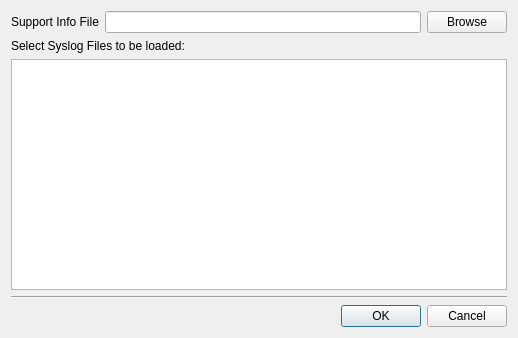
<?xml version="1.0" encoding="UTF-8"?>
<ui version="4.0">
 <class>SupportInfoOpenDialog</class>
 <widget class="QDialog" name="SupportInfoOpenDialog">
  <property name="geometry">
   <rect>
    <x>0</x>
    <y>0</y>
    <width>518</width>
    <height>338</height>
   </rect>
  </property>
  <property name="windowTitle">
   <string>Open Support Info</string>
  </property>
  <layout class="QVBoxLayout" name="verticalLayout">
   <item>
    <layout class="QHBoxLayout" name="horizontalLayout">
     <item>
      <widget class="QLabel" name="lFilename">
       <property name="text">
        <string>Support Info File</string>
       </property>
      </widget>
     </item>
     <item>
      <widget class="QLineEdit" name="leFilename"/>
     </item>
     <item>
      <widget class="QPushButton" name="pbBrowse">
       <property name="text">
        <string>Browse</string>
       </property>
      </widget>
     </item>
    </layout>
   </item>
   <item>
    <widget class="QLabel" name="lSelectSyslogFiles">
     <property name="text">
      <string>Select Syslog Files to be loaded:</string>
     </property>
    </widget>
   </item>
   <item>
    <widget class="QTreeView" name="tvSyslogFiles">
     <property name="horizontalScrollBarPolicy">
      <enum>Qt::ScrollBarAlwaysOff</enum>
     </property>
     <property name="editTriggers">
      <set>QAbstractItemView::NoEditTriggers</set>
     </property>
     <property name="selectionMode">
      <enum>QAbstractItemView::ContiguousSelection</enum>
     </property>
     <property name="rootIsDecorated">
      <bool>false</bool>
     </property>
     <property name="uniformRowHeights">
      <bool>true</bool>
     </property>
     <property name="itemsExpandable">
      <bool>false</bool>
     </property>
    </widget>
   </item>
   <item>
    <widget class="Line" name="line">
     <property name="orientation">
      <enum>Qt::Horizontal</enum>
     </property>
    </widget>
   </item>
   <item>
    <widget class="QDialogButtonBox" name="buttonBox">
     <property name="orientation">
      <enum>Qt::Horizontal</enum>
     </property>
     <property name="standardButtons">
      <set>QDialogButtonBox::Cancel|QDialogButtonBox::Ok</set>
     </property>
    </widget>
   </item>
  </layout>
 </widget>
 <resources/>
 <connections>
  <connection>
   <sender>buttonBox</sender>
   <signal>accepted()</signal>
   <receiver>SupportInfoOpenDialog</receiver>
   <slot>accept()</slot>
   <hints>
    <hint type="sourcelabel">
     <x>252</x>
     <y>320</y>
    </hint>
    <hint type="destinationlabel">
     <x>157</x>
     <y>274</y>
    </hint>
   </hints>
  </connection>
  <connection>
   <sender>buttonBox</sender>
   <signal>rejected()</signal>
   <receiver>SupportInfoOpenDialog</receiver>
   <slot>reject()</slot>
   <hints>
    <hint type="sourcelabel">
     <x>320</x>
     <y>320</y>
    </hint>
    <hint type="destinationlabel">
     <x>286</x>
     <y>274</y>
    </hint>
   </hints>
  </connection>
  <connection>
   <sender>leFilename</sender>
   <signal>textEdited(QString)</signal>
   <receiver>SupportInfoOpenDialog</receiver>
   <slot>loadSyslogFileList(QString)</slot>
   <hints>
    <hint type="sourcelabel">
     <x>274</x>
     <y>19</y>
    </hint>
    <hint type="destinationlabel">
     <x>302</x>
     <y>29</y>
    </hint>
   </hints>
  </connection>
 </connections>
 <slots>
  <slot>loadSyslogFileList(QString)</slot>
 </slots>
</ui>
